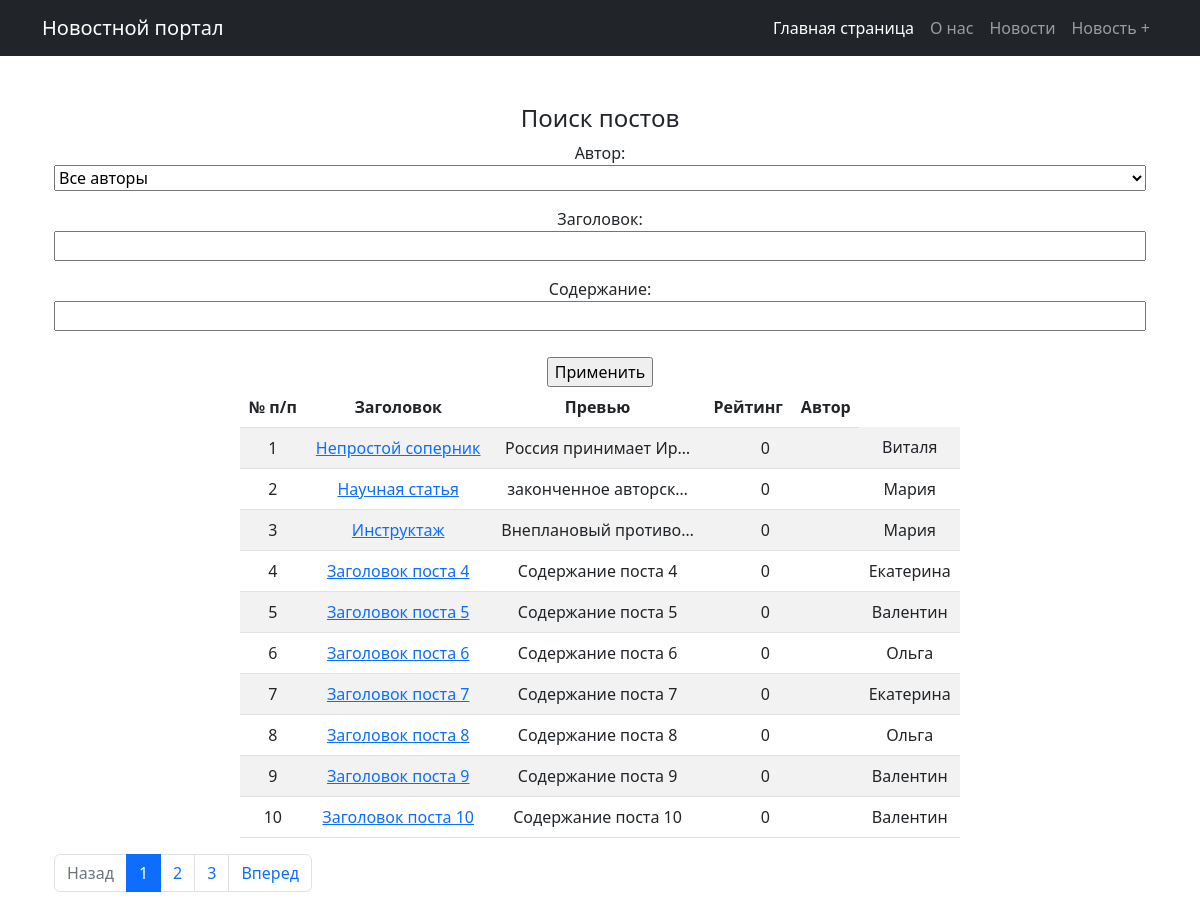
The page /news/ on the database as committed earlier.
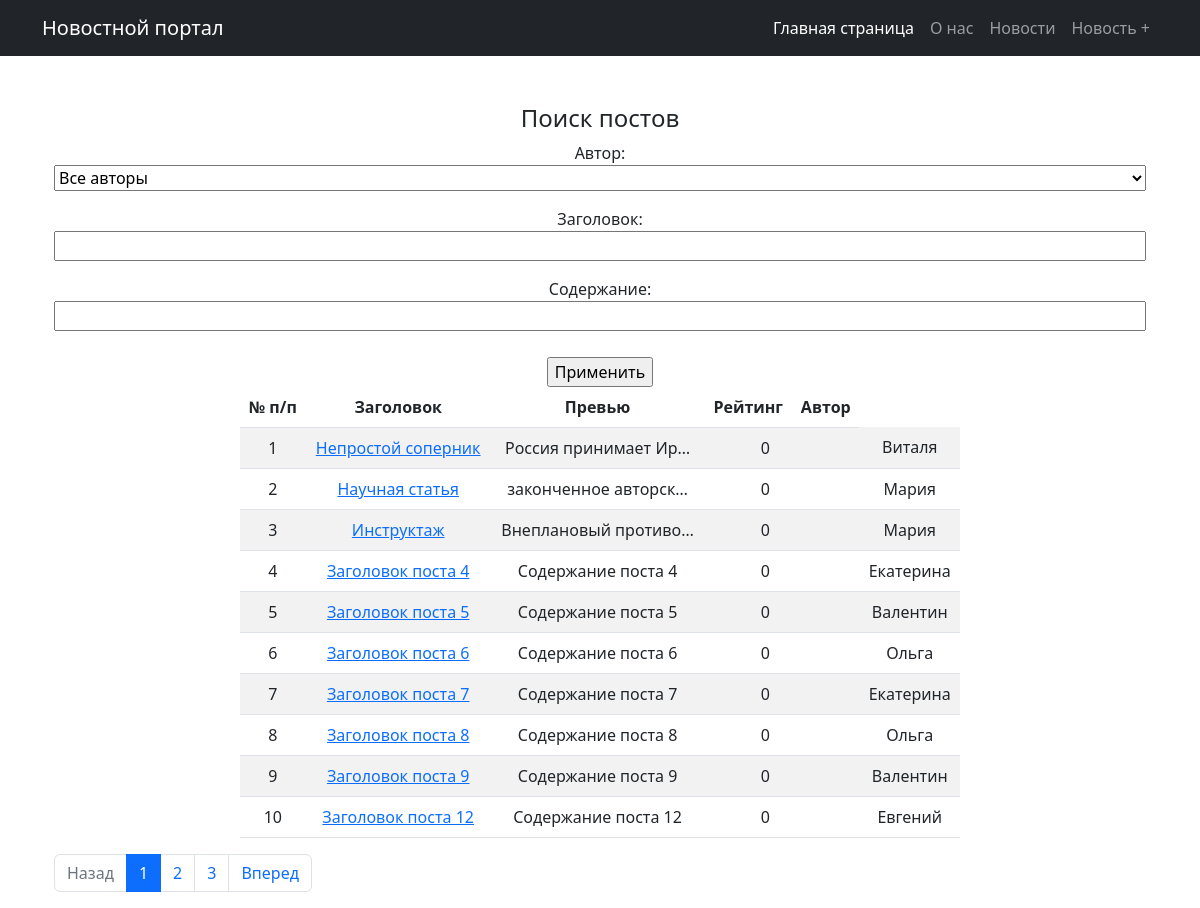
The same page on the database as committed later.
### news/models.py (models this page shows, shortened)
class Post(models.Model):
    news = "NW"
    articles = "AR"
    TYPE_CHOICES = ((news, "Новость"),(articles, "Статья"))
    author = models.ForeignKey(Author, on_delete=models.CASCADE)
    post_type = models.CharField(max_length=100, choices=TYPE_CHOICES, default=news)
    Category = models.ManyToManyField(Category, through= "PostCategory")
    created_at = models.DateTimeField(auto_now_add=True)
    title = models.CharField(max_length=100)
    text = models.TextField()
    rating = models.IntegerField(default=0)

class Author(models.Model):
    user = models.OneToOneField(User, on_delete=models.CASCADE)
    rating = models.IntegerField(default=0)
    def __str__(self):
        return self.user.username

### news/views.py (the view)
# urls.py: path("", PostListView.as_view(), name ='post_list'),
class PostListView(FilterView):
    model = Post
    context_object_name = "posts"
    template_name = 'news/post_list.html'
    ordering = ('created_at',)
    paginate_by = 10
    filterset_class = PostFilter

### templates/news/post_list.html (shortened to what this page needs)
{% extends 'flatpages/default.html' %}
{% load news_filters %)
{% block title %}
{% block content %}
<div class="container mt-5">
    <h4>Поиск постов</h4>
    <form action="" method="get" class="filter-form">
        {{filter.form.as_p}}
        <input type="submit" value="Применить">
    </form>
    <div class="row">
        <div class="col-lg-8 offset-lg-2">
            <table class="table table-striped">
                <thead>
                <tr>
                    <th>№ п/п</th>
                    <th> Заголовок</th>
                    <th> Превью</th>
                    <th colspan="2">Рейтинг</th>
                    <th> Автор</th>
                </tr>
                </thead>
                <tbody>
                {% for post in posts %}
                <tr>
                    <td>{{ forloop.counter }}</td>
                    <td><a href="{% url 'post_detail' post.id %}">{{ post.title }}</a></td>
                    <td>{{ post.text|truncatechars:20 }}</td>
                    <td>{{ post.text.censor }}</td>
                    <td>{{ post.rating }}</td>
                    <td>{{ post.rating.emoji }}</td>
                    <td>{{ post.author.user.username }}</td>
                </tr>
                {% empty %}
                <tr>
                    <td colspan="3">
                        <div> Еще нет ни одного поста!</div>
                    </td>
                </tr>
                {% endfor %}
                </tbody>
            </table>
        </div>
    </div>
<div class="pagination justfy-content-center">
    <nav aria-label="Page navigation example">
        <ul class="pagination">
            {% if page_obj.has_previous %}
                <li class="page-item">
                    <a class="page-link" href="?page={{ page_obj.previous_page_number }}{% for key, value in request.GET.items %}{% if key != 'page' %}&{{key}}={{value}}{% endif %}{% endfor %}">
                        Назад
                    </a>
                </li>
            {% else %}
                <li class="page-item disabled"><span class="page-link">Назад</span></li>
            {% endif %}
            {% for num in page_obj.paginator.page_range %}
                {% if page_obj.number == num %}
                    <li class="page-item active"><span class="page-link">{{ num}}</span></li>
                {% elif num > page_obj.number|add:'-3' and num < page_obj.number|add:'3' %}
                    <li class="page-item">
                        <a class="page-link" href="?page={{ num }}{% for key, value in request.GET.items %}{% if key != 'page' %}&{{key}}={{value}}{% endif %}{% endfor %}">
                            {{ num }}
                        </a>
                    </li>
                {% endif %}
            {% endfor %}
            {% if page_obj.has_next %}
                <li class="page-item"><a class="page-link" href="?page={{ page_obj.next_page_number }}{% for key, value in request.GET.items %}{% if key != 'page' %}&{{key}}={{value}}{% endif %}{% endfor %}">
                    Вперед
                </a>
                </li>
            {% else %}
                <li class="page-item disabled"><span class="page-link">Вперед</span></li>
            {% endif %}
        </ul>
    </nav>
</div>
</div>
{% endblock content %}

### templates/flatpages/default.html (shortened to what this page needs)
<!DOCTYPE html>
<html lang="en">
    <head>
        {% load static %}
        <link href="{% static 'css/styles.css' %}" rel="stylesheet" />
    </head>
    <body>
        <nav class="navbar navbar-expand-lg navbar-dark bg-dark">
            <div class="container">
                <a class="navbar-brand" href="/">Новостной портал</a>
                <div class="collapse navbar-collapse" id="navbarSupportedContent">
                    <ul class="navbar-nav ms-auto mb-2 mb-lg-0">
                        <li class="nav-item"><a class="nav-link active" aria-current="page" href="/">Главная страница</a></li>
                        <li class="nav-item"><a class="nav-link" href="/about/">О нас</a></li>
                        <li class="nav-item"><a class="nav-link" href="{% url 'post_list' %}">Новости</a></li>
                        <li class="nav-item"><a class="nav-link" href="{% url 'post_create' %}">Новость +</a></li>
                    </ul>
                </div>
            </div>
        </nav>
        <div class="container">
            <div class="text-center mt-5">
               {% block content %}
               {% endblock content %}
            </div>
        </div>
    </body>
</html>

Rows that differ between the two databases and show on the page:
removed Post: title "Заголовок поста 10", text "Содержание поста 10", rating "0", author.user.username "Валентин"
now on this page (row unchanged): Post: title "Заголовок поста 12", text "Содержание поста 12", rating "0", author.user.username "Евгений"
